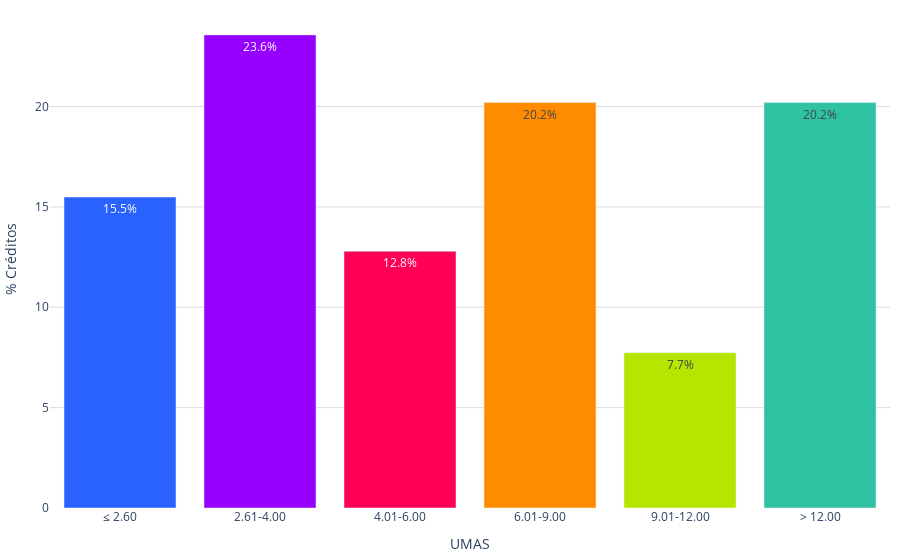

Notebook code cell kept with this figure:
### Code cell
labels = conteo_ingresos['rango_ingresos']
values = conteo_ingresos['porcentajes']
colores = ['#2962ff', '#9500ff', '#ff0059', '#ff8c00', '#b4e600', '#2EC2A2','#E50CB6']

fig = go.Figure()
fig.add_trace(go.Bar(
        x=labels, 
        y=values, 
        marker_color=colores,
        text=values,  # Texto que se mostrará en las barras (porcentaje)
        textposition='inside',  # Posición del texto (puede ser 'inside' o 'outside')
        texttemplate='%{text:.1f}%', 
    )
)    
fig.update_layout(
    #barmode='stack', 
    xaxis=dict(title='UMAS',),
    #title_font_size = 22,
    yaxis=dict(
        title='% Créditos', # Título del eje y
        gridcolor='#dddcda', # Color de las líneas que dividen los rangos del eje Y         
    ),  margin=dict(l=10, r=10, t=10, b=10),  # Ajusta los márgenes (left, right, top, bottom)
    plot_bgcolor='rgba(0,0,0,0)',  # Color de fondo del gráfico
    legend=dict(
        yanchor="top",
        y=0.99,
    )
)

# Exportar gráfica como archivo HTML
def guardar_grafico_como_html(fig, nombre_archivo, carpeta='assets\graficas'):
    # Crear la carpeta si no existe
    if not os.path.exists(carpeta):
        os.makedirs(carpeta)
    config = {
        'displaylogo': False,  # Ocultar el logo de Plotly
        'modeBarButtonsToRemove': [
            'toImage',       # Botón para guardar como imagen
            'select2d',      # Box select
            'lasso2d',       # Lasso select
            'resetScale2d',  # Reset Axes
        ]
    }
    # Gráfica como archivo HTML en la carpeta especificada
    pio.write_html(fig, f'{carpeta}/{nombre_archivo}.html', config=config)
guardar_grafico_como_html(fig, 'g_bar_creditos_umas_2022', carpeta='assets\graficas')
fig.show()

### Figure 1 — Plotly figure (JSON) as saved in the notebook; plotly's stock layout.template omitted (floating-point values rounded to 4 significant figures)
{"data": [{"marker": {"color": ["#2962ff", "#9500ff", "#ff0059", "#ff8c00", "#b4e600", "#2EC2A2", "#E50CB6"]}, "text": [15.49, 23.57, 12.79, 20.2, 7.74, 20.2], "textposition": "inside", "texttemplate": "%{text:.1f}%", "type": "bar", "x": ["≤ 2.60", "2.61-4.00", "4.01-6.00", "6.01-9.00", "9.01-12.00", "> 12.00"], "y": [15.49, 23.57, 12.79, 20.2, 7.74, 20.2]}], "layout": {"legend": {"y": 0.99, "yanchor": "top"}, "margin": {"b": 10, "l": 10, "r": 10, "t": 10}, "plot_bgcolor": "rgba(0,0,0,0)", "xaxis": {"title": {"text": "UMAS"}}, "yaxis": {"gridcolor": "#dddcda", "title": {"text": "% Créditos"}}}}
